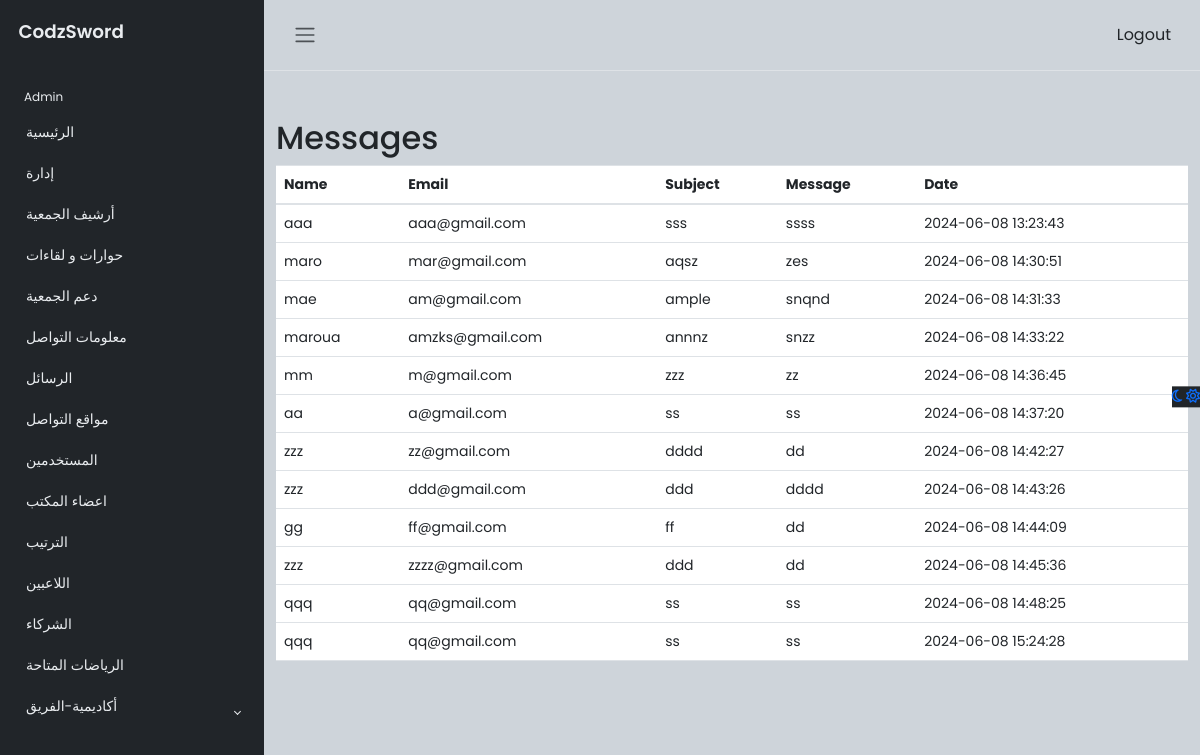
Screenshot of /admin/message.php (signed in) with the database file from the repository.
### tables this page shows
CREATE TABLE `messages` (
  `id` int(11) NOT NULL,
  `name` varchar(255) NOT NULL,
  `email` varchar(255) NOT NULL,
  `subject` varchar(255) NOT NULL,
  `message` text NOT NULL,
  `created_at` timestamp NOT NULL DEFAULT current_timestamp()
);

### admin/message.php (the view, shortened to what this page needs)
<?php
$servername = "localhost";
$username = "root";
$password = "";
$dbname = "association";
$conn = new mysqli($servername, $username, $password, $dbname);
$sql = "SELECT * FROM messages";
$result = $conn->query($sql);
?>
<!DOCTYPE html>
<html lang="en">
<head>
    <link rel="stylesheet" href="https://stackpath.bootstrapcdn.com/bootstrap/4.5.2/css/bootstrap.min.css">
    <link rel="stylesheet" href="https://cdn.jsdelivr.net/npm/bootstrap@5.3.0-alpha2/dist/css/bootstrap.min.css">
    <link rel="stylesheet" href="css/style.css">
</head>
<body>
<div class="wrapper">
        <aside id="sidebar" class="js-sidebar">
            <div class="h-100">
                <div class="sidebar-logo">
                    <a href="#">CodzSword</a>
                </div>
                <ul class="sidebar-nav">
                    <li class="sidebar-header">
                        Admin
                    </li>
                    <li class="sidebar-item">
                        <a href="index.php" class="sidebar-link">
                            الرئيسية
                        </a>
                    </li>
                    <li class="sidebar-item">
                        <a href="documents.php" class="sidebar-link collapsed">
                            إدارة
                        </a>
                    </li>
                    <li class="sidebar-item">
                        <a href="gallery.php" class="sidebar-link">
                            أرشيف الجمعية
                        </a>
                    </li>
                    <li class="sidebar-item">
                        <a href="actualete.php" class="sidebar-link">
                            حوارات و لقاءات
                        </a>
                    </li>
                    <li class="sidebar-item">
                        <a href="soutenir.php" class="sidebar-link">
                            دعم الجمعية
                        </a>
                    </li>
                    <li class="sidebar-item">
                        <a href="contact.php" class="sidebar-link">
                            معلومات التواصل
                        </a>
                    </li>
                    <li class="sidebar-item">
                        <a href="message.php" class="sidebar-link">
                            الرسائل
                        </a>
                    </li>
                    <li class="sidebar-item">
                        <a href="social.php" class="sidebar-link">
                            مواقع التواصل
                        </a>
                    </li>
                    <li class="sidebar-item">
                        <a href="add_admin.php" class="sidebar-link">
                            المستخدمين
                        </a>
                    </li>
                    <li class="sidebar-item">
                        <a href="admin_members.php" class="sidebar-link">
                            اعضاء المكتب
                        </a>
                    </li>
                    <li class="sidebar-item">
                        <a href="classement.php" class="sidebar-link">
                            الترتيب
                        </a>
                    </li>
                    <li class="sidebar-item">
                        <a href="joueurs.php" class="sidebar-link">
                            اللاعبين
                        </a>
                    </li>
                    <li class="sidebar-item">
                        <a href="sponsor.php" class="sidebar-link">
                            الشركاء
                        </a>
                    </li>
                    <li class="sidebar-item">
                        <a href="type_sport.php" class="sidebar-link">
                            الرياضات المتاحة
                        </a>
                    </li>
                    <li class="sidebar-item">
                        <a href="#" class="sidebar-link collapsed" data-bs-target="#auth" data-bs-toggle="collapse"
                            aria-expanded="false">
                            أكاديمية-الفريق
                        </a>
                    </li>
                </ul>
            </div>
        </aside>
        <div class="main">
            <nav class="navbar navbar-expand px-3 border-bottom">
                <button class="btn" id="sidebar-toggle" type="button">
                    <span class="navbar-toggler-icon"></span>
                </button>
                <div class="navbar-collapse navbar">
                    <ul class="navbar-nav">
                        <li class="nav-item dropdown">
                            <a href="#" data-bs-toggle="dropdown" class="nav-icon pe-md-0">
                                <a href="#" class="btn button">Logout</a>
                            </a>
                        </li>
                    </ul>
                </div>
            </nav>
            <div class="container mt-5">
    <h2>Messages</h2>
    <table class="table">
        <thead>
            <tr>
                <th>Name</th>
                <th>Email</th>
                <th>Subject</th>
                <th>Message</th>
                <th>Date</th>
            </tr>
        </thead>
        <tbody>
            <?php if ($result->num_rows > 0) {
                while($row = $result->fetch_assoc()) { ?>
                    <tr>
                        <td><?php echo $row["name"]; ?></td>
                        <td><?php echo $row["email"]; ?></td>
                        <td><?php echo $row["subject"]; ?></td>
                        <td><?php echo $row["message"]; ?></td>
                        <td><?php echo $row["created_at"]; ?></td>
                    </tr>
            <?php }
            } else { ?>
                <tr>
                    <td colspan="6">No messages found.</td>
                </tr>
            <?php } ?>
        </tbody>
    </table>
</div>
            <a href="#" class="theme-toggle">
                <i class="fa-regular fa-moon"></i>
                <i class="fa-regular fa-sun"></i>
            </a>
        </div>
    </div>
</body>
</html>

### admin/css/style.css (style rules this page uses)
body { font-family: 'Poppins', sans-serif; font-size: 0.875rem; opacity: 1; overflow-y: scroll; margin: 0; }
a { cursor: pointer; text-decoration: none; font-family: 'Poppins', sans-serif; }
li { list-style: none; }
.wrapper { align-items: stretch; display: flex; width: 100%; }
#sidebar { max-width: 264px; min-width: 264px; background: var(--bs-dark); transition: all 0.35s ease-in-out; }
.main { display: flex; flex-direction: column; min-height: 100vh; min-width: 0; overflow: hidden; transition: all 0.35s ease-in-out; width: 100%; background: var(--bs-dark-bg-subtle); }
.sidebar-logo { padding: 1.15rem; }
.sidebar-logo a { color: #e9ecef; font-size: 1.15rem; font-weight: 600; }
.sidebar-nav { list-style: none; margin-bottom: 0; padding-left: 0; margin-left: 0; }
.sidebar-header { color: #e9ecef; font-size: .75rem; padding: 1.5rem 1.5rem .375rem; }
a.sidebar-link { padding: .625rem 1.625rem; color: #e9ecef; position: relative; display: block; font-size: 0.875rem; }
.sidebar-link[data-bs-toggle="collapse"]::after { border: solid; border-width: 0 .075rem .075rem 0; content: ""; display: inline-block; padding: 2px; position: absolute; right: 1.5rem; top: 1.4rem; transform: rotate(-135deg); transition: all .2s ease-out; }
.sidebar-link[data-bs-toggle="collapse"].collapsed::after { transform: rotate(45deg); transition: all .2s ease-out; }
.navbar-expand .navbar-nav { margin-left: auto; }
.theme-toggle { position: fixed; top: 50%; transform: translateY(-65%); text-align: center; z-index: 10; right: 0; left: auto; border: none; background-color: var(--bs-body-color); }

### rows the page displays
messages: name "aaa", email "aaa@gmail.com", subject "sss", message "ssss", created_at "2024-06-08 13:23:43"
messages: name "maro", email "mar@gmail.com", subject "aqsz", message "zes", created_at "2024-06-08 14:30:51"
messages: name "mae", email "am@gmail.com", subject "ample", message "snqnd", created_at "2024-06-08 14:31:33"
messages: name "maroua", email "amzks@gmail.com", subject "annnz", message "snzz", created_at "2024-06-08 14:33:22"
messages: name "mm", email "m@gmail.com", subject "zzz", message "zz", created_at "2024-06-08 14:36:45"
messages: name "aa", email "a@gmail.com", subject "ss", message "ss", created_at "2024-06-08 14:37:20"
messages: name "zzz", email "zz@gmail.com", subject "dddd", message "dd", created_at "2024-06-08 14:42:27"
messages: name "zzz", email "ddd@gmail.com", subject "ddd", message "dddd", created_at "2024-06-08 14:43:26"
messages: name "gg", email "ff@gmail.com", subject "ff", message "dd", created_at "2024-06-08 14:44:09"
messages: name "zzz", email "zzzz@gmail.com", subject "ddd", message "dd", created_at "2024-06-08 14:45:36"
messages: name "qqq", email "qq@gmail.com", subject "ss", message "ss", created_at "2024-06-08 14:48:25"
messages: name "qqq", email "qq@gmail.com", subject "ss", message "ss", created_at "2024-06-08 15:24:28"
